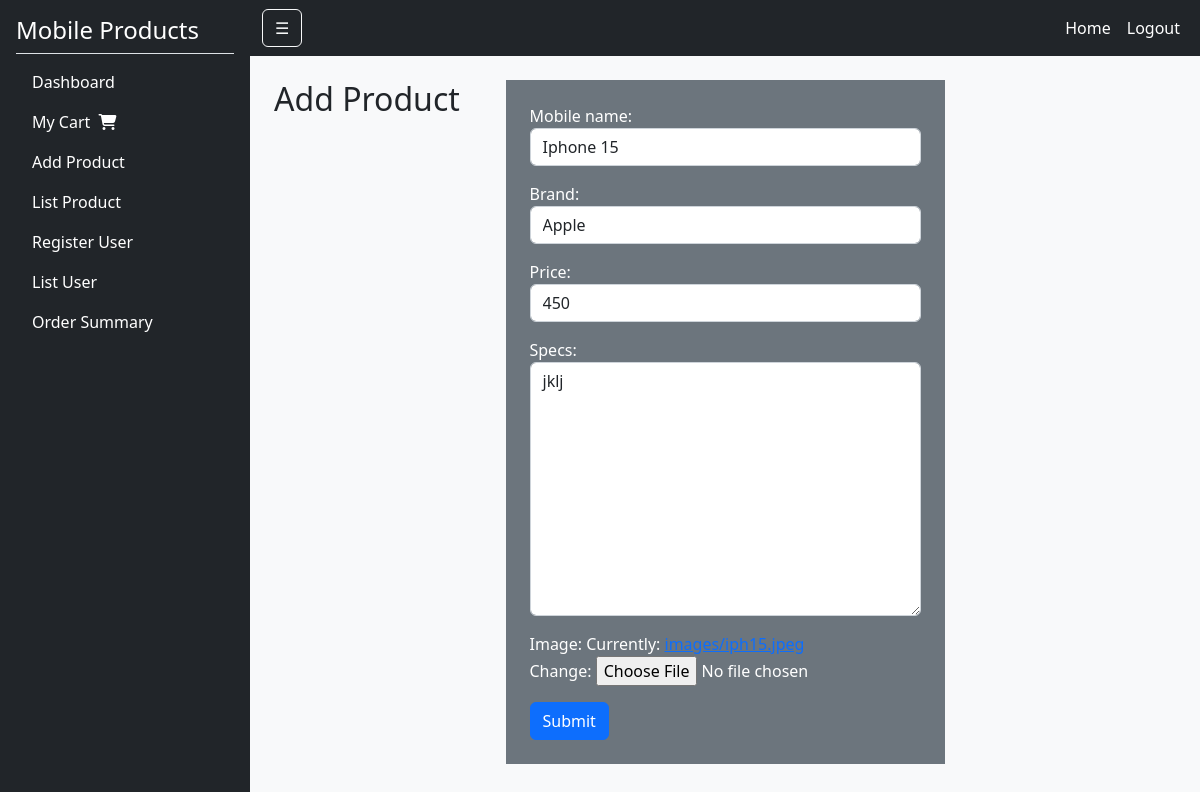
The app's page /mobile/edit/11, older data.
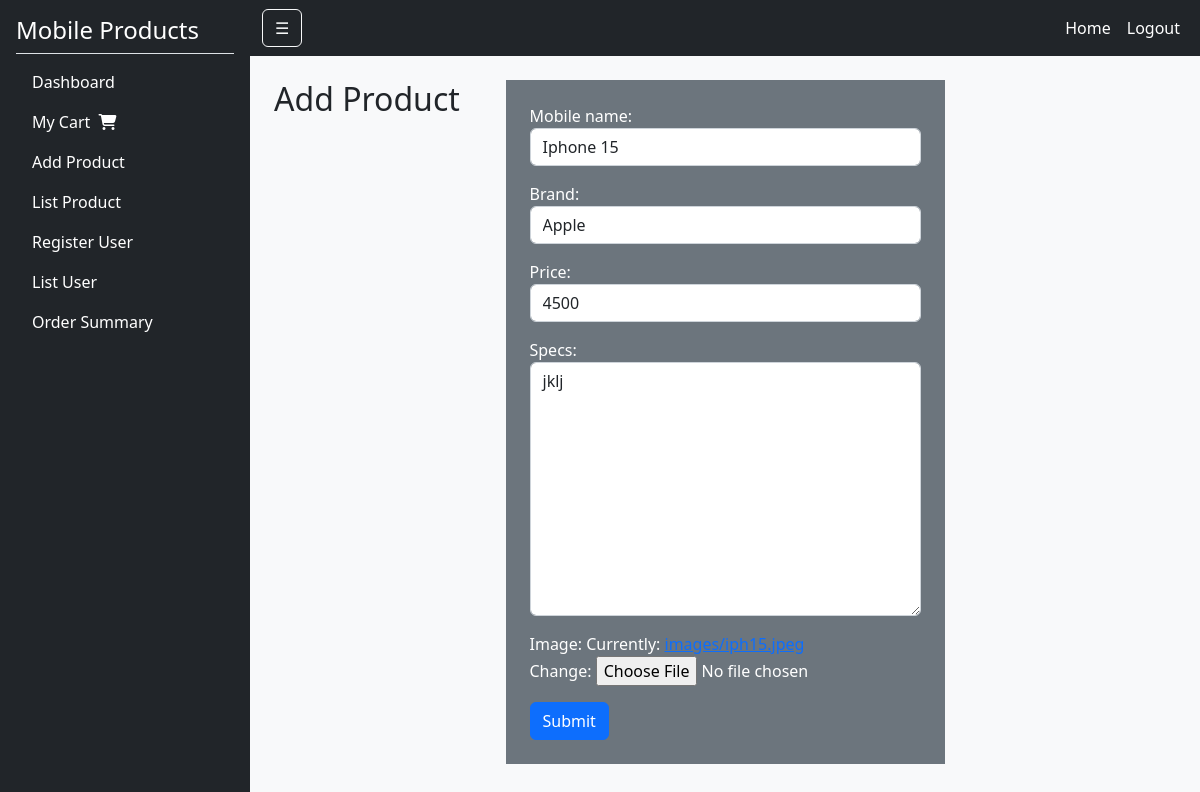
The same page, newer data.
### mobileapp/models.py (models this page shows, shortened)
class Mobile(models.Model):
    mobile_name=models.CharField(max_length=70,unique=True)
    brand=models.ForeignKey(Brand,on_delete=models.CASCADE)
    price=models.IntegerField()
    specs = models.TextField()
    image=models.ImageField(upload_to='images/')
    date=models.DateField(auto_now=True)

### mobileapp/views.py (the view)
# urls.py: path('edit/<int:id>',views.edit_pdtlist,name='edit'),
def edit_pdtlist(request,id):
    instance_edit=Mobile.objects.get(id=id)
    if request.POST:
        form=ProductCreateForm(request.POST,request.FILES,instance=instance_edit)
        if form.is_valid():
          form.save()
          messages.success(request, "Product updated successfully!")
          return redirect('mobileapp:list')
    else:
        form=ProductCreateForm(instance=instance_edit)
    return render(request, 'mobile/create.html', {"form":form})

### mobileapp/forms.py (shortened to what this page needs)
class ProductCreateForm(ModelForm):
    class Meta:
        model=Mobile
        fields='__all__'
        widgets={
            "mobile_name":forms.TextInput(attrs={"class":"form-control"}),
            "brand":forms.Select(attrs={"class":"form-control"}),
            "price":forms.NumberInput(attrs={"class":"form-control"}),
            "specs":forms.Textarea(attrs={"class":"form-control"}),
        }

### mobileapp/models.py (called while the page is built)
    def __str__(self):
      return self.brand_name

### templates/mobile/create.html (shortened to what this page needs)
{% extends 'mobile/index.html' %}
{% block body_block %}
    <div class="container" style="height: auto;">
        <div class="row">
            <div class="col"><h2>Add Product</h2></div>
            <div class="col-md-6">
                <form  class="bg-secondary text-white p-4" action="" method="post" enctype="multipart/form-data" class="border border-dark p-3" style="solid">
                   {{form.as_p}}
                   <button class="btn btn-primary" type="submit" >Submit</button>
                 </div>
                 <div class="col"></div>
            </div>
        </div>
{% endblock %}

Row changes from the older to the newer data that the page shows:
changed Mobile "Iphone 15": price "450" → "4500"
